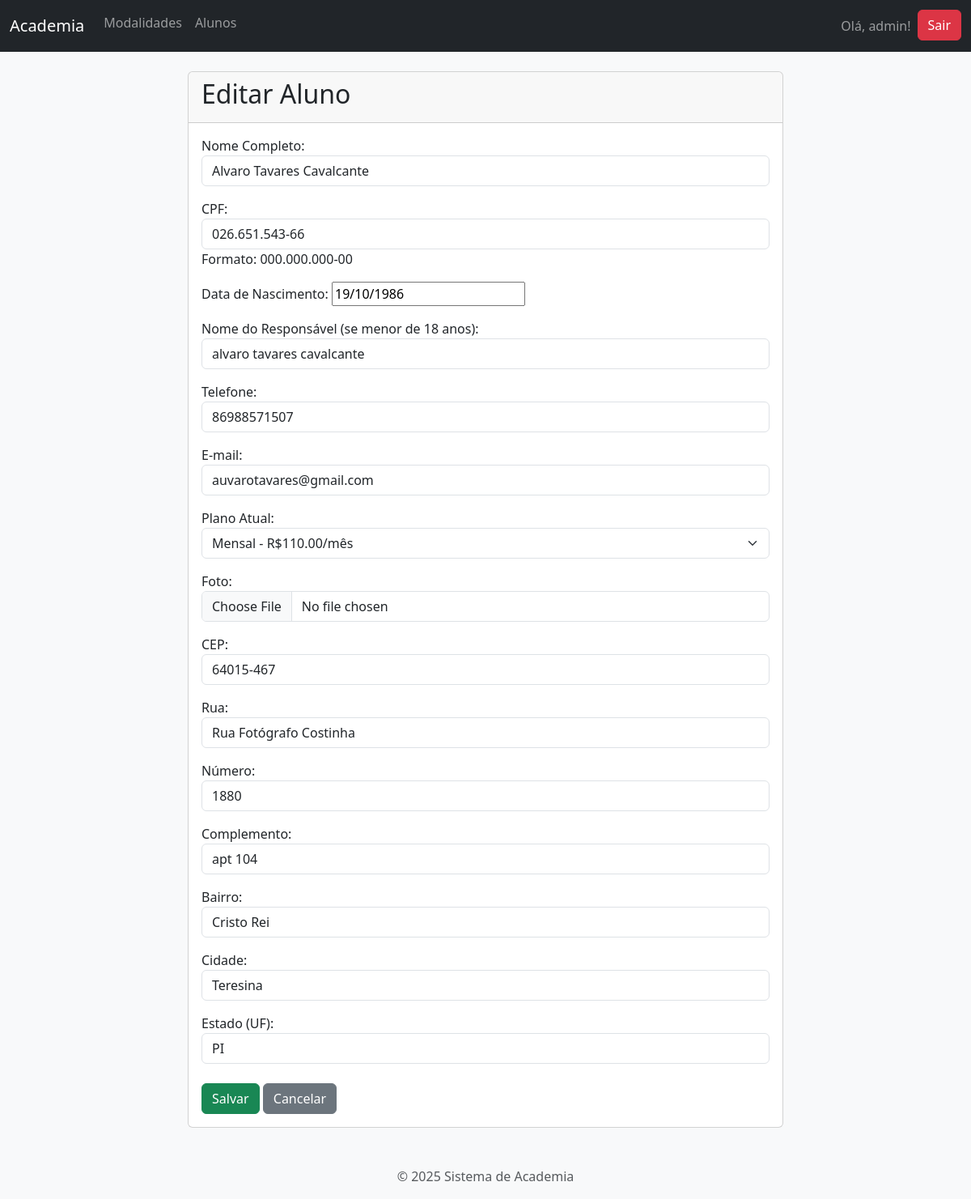
Page /gestao/alunos/1/editar/ (signed in) on the committed database.
### gestao_academia/models.py (models this page shows, shortened)
class Aluno(models.Model):
    nome_completo = models.CharField(max_length=255, verbose_name="Nome Completo")
    cpf = models.CharField(max_length=14, unique=True, verbose_name="CPF", help_text="Formato: 000.000.000-00", null=True)
    data_nascimento = models.DateField(verbose_name="Data de Nascimento")
    telefone = models.CharField(max_length=20, blank=True, null=True, verbose_name="Telefone")
    email = models.EmailField(max_length=255, unique=True, verbose_name="E-mail")
    responsavel = models.CharField(max_length=255, blank=True, null=True, verbose_name="Nome do Responsável (se menor de 18 anos)")
    cep = models.CharField(max_length=9, blank=True, null=True, verbose_name="CEP")
    rua = models.CharField(max_length=255, blank=True, null=True, verbose_name="Rua")
    numero = models.CharField(max_length=10, blank=True, null=True, verbose_name="Número")
    complemento = models.CharField(max_length=100, blank=True, null=True, verbose_name="Complemento")
    bairro = models.CharField(max_length=100,blank=True, null=True, verbose_name="Bairro")
    cidade = models.CharField(max_length=100, blank=True, null=True, verbose_name="Cidade")
    estado = models.CharField(max_length=2, blank=True, null=True, verbose_name="Estado (UF)")
    data_matricula = models.DateField(default=timezone.now, verbose_name="Data da Matrícula")
    plano = models.ForeignKey(Plano, on_delete=models.SET_NULL, null=True, blank=True, related_name="alunos", verbose_name="Plano Atual")
    foto = models.ImageField(upload_to='fotos_alunos/', blank=True, null=True, verbose_name="Foto")
    modalidades = models.ManyToManyField(Modalidade, through='MatriculaModalidade', related_name="alunos")

### gestao_academia/views.py (the view)
# urls.py: path('alunos/<int:pk>/editar/', views.aluno_editar, name='aluno_editar'),
@login_required
def aluno_editar(request, pk):
    aluno = get_object_or_404(Aluno, pk=pk)
    if request.method == 'POST':
        form = AlunoForm(request.POST, request.FILES, instance=aluno)
        if form.is_valid():
            form.save()
            messages.success(request, 'Dados do aluno atualizados com sucesso!')
            return redirect('lista_alunos')
    else:
        form = AlunoForm(instance=aluno)
    return render(request, 'gestao_academia/aluno_form.html', {'form': form, 'titulo': 'Editar Aluno'})

### gestao_academia/models.py (called while the page is built)
   def __str__(self):
       return f"{self.nome} - R${self.valor}/mês"

### gestao_academia/templates/gestao_academia/aluno_form.html (shortened to what this page needs)
{% extends 'base.html'%}
{% block content %}
<div class="row justify-content-center">
    <div class="col-md-8">
        <div class="card">
            <div class="card-header">
                <h2>{{ titulo }}</h2>
            </div>
            <div class="card-body">
                <form method="post" enctype="multipart/form-data">
                    {{ form.as_p }}
                    <div class="mt-4">
                        <button type="submit" class="btn btn-success">Salvar</button>
                        <a href="{% url 'lista_alunos' %}" class="btn btn-secondary">Cancelar</a>
                    </div>
                </form>
            </div>
        </div>
    </div>
</div>
{% endblock %}

### templates/base.html (shortened to what this page needs)
<!DOCTYPE html>
<html lang="pt-br">
<head>
    <link href="https://cdn.jsdelivr.net/npm/bootstrap@5.3.3/dist/css/bootstrap.min.css" rel="stylesheet">
</head>
<body class="bg-light">
    <nav class="navbar navbar-expand-lg navbar-dark bg-dark mb-4">
    <div class="container-fluid">
        <a class="navbar-brand" href="{% url 'pagina_inicial' %}">Academia</a>
        <div class="collapse navbar-collapse" id="navbarNav">
            <ul class="navbar-nav me-auto mb-2 mb-1g-0">
                <li class="nav-item">
                    <a class="nav-link" href="{% url 'lista_modalidades' %}">Modalidades</a>
                </li>
                <li class="nav-item">
                    <a class="nav-link" href="{% url 'lista_alunos' %}">Alunos</a>
                </li>
            </ul>
            <ul class="navbar-nav ms-auto">
                {% if user.is_authenticated %}
                    <li class="nav-item">
                        <span class="nav-link">Olá, {{ user.username }}!</span>
                    </li>
                    <li class="nav-item">
                        <form action="{% url 'logout' %}" method="post">
                            <button type="submit" class="btn btn-danger">Sair</button>
                        </form>
                    </li>
                {% endif %}
            </ul>
        </div>
    </div>
</nav>
    <main class="container">
        {% block content %}{% endblock %}
    </main>
    <footer class="text-center text-muted mt-5">
        <p>&copy; {% now "Y" %} Sistema de Academia</p>
    </footer>
</body>
</html>

### rows in the picture
Aluno: nome_completo "Alvaro Tavares Cavalcante", cpf "026.651.543-66", data_nascimento "19/10/1986", responsavel "alvaro tavares cavalcante", telefone "86988571507", email "auvarotavares@gmail.com", plano "Mensal - R$110.00/mês", cep "64015-467", rua "Rua Fotógrafo Costinha", numero "1880", complemento "apt 104", bairro "Cristo Rei", cidade "Teresina", estado "PI"

### other values in the picture
{{ user.username }} "admin"
{{ titulo }} "Editar Aluno"
